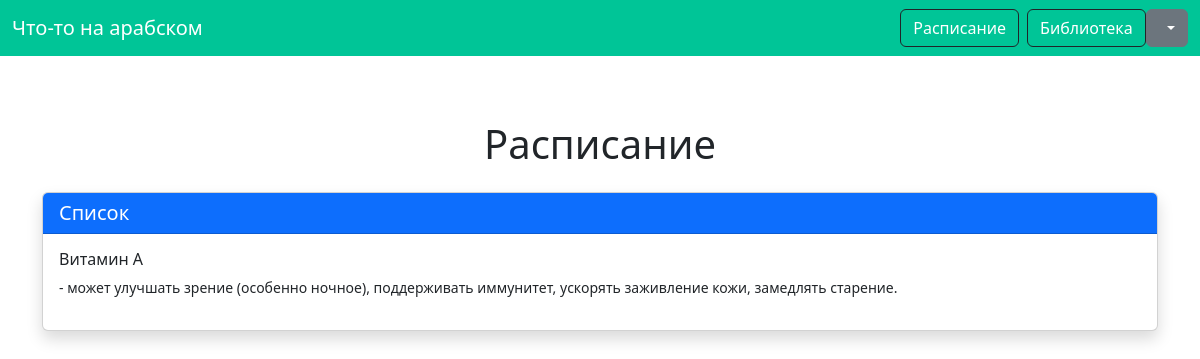
Before: /api/1/timetable with the older database file.
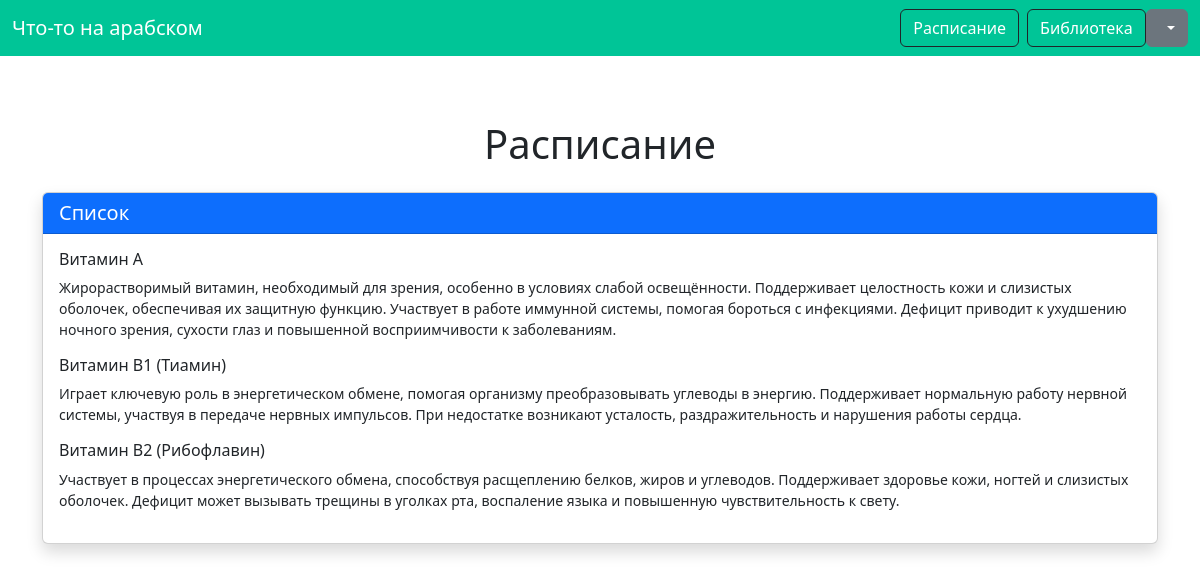
After: the same page with the newer database file.
### models.py (models this page shows)
class Supplements(db.Model):
    id = db.Column(db.Integer, primary_key=True)
    name = db.Column(db.String(100), nullable=False)
    description = db.Column(db.String(1000), nullable=False, default=False)
    time = db.Column(db.String(80), nullable=False)

### app.py (the view)
@app.route('/api/<int:id>/timetable')
def prof(id):
    user = Users.query.filter_by(id=id).first()
    present_user(user)
    notes = presentsup(id)
    return render_template('timetable.html', error = '', user=user, notes=notes, user_id=id)

### app.py (called while the page is built)
def presentsup(id):
    supplements = db.session.query(Supplements)\
                  .join(User_Supplements)\
                  .filter(User_Supplements.user_id == id)\
                  .all()
    return [present_supplement(sup) for sup in supplements]

### presents.py (called while the page is built)
def present_supplement(supplement):
    return {
        "id": supplement.id,
        "name": supplement.name,
        "description": supplement.description,
        "time": supplement.time
    }

def present_user(user):
    return {
        'id': user.id,
        'name': user.name,
        'login': user.login,
    }

### templates/timetable.html
{% extends 'base.html' %}
{% block  content %}
<body>
 <div class="container py-5">
        <h1 class="text-center mb-4">Расписание</h1>
        <div class="list-container">
            <div class="card shadow">
                <div class="card-header bg-primary text-white">
                    <h5 class="card-title mb-0">Список</h5>
                </div>
                <div class="card-body">
                    {% for note in notes %}
                       <h6 class="card-title">{{ note['name'] }}</h6>
                        <p class="small">{{ note['description'] }}
                    {% endfor %}
                </div>
            </div>
        </div>
    </div>
</body>
{% endblock %}

### templates/base.html (shortened to what this page needs)
<!DOCTYPE html>
<html lang="en">
<head>
    <link href="https://cdn.jsdelivr.net/npm/bootstrap@5.3.3/dist/css/bootstrap.min.css" rel="stylesheet"
>
</head>
<body>
<nav style="background: #00C597;" class="navbar navbar-expand-lg" data-bs-theme="dark">
  <div class="container-fluid">
    <a class="navbar-brand" href="#">Что-то на арабском</a>
    <div class="collapse navbar-collapse" id="navbarSupportedContent">
      <ul class="navbar-nav ms-auto mb-2 mb-lg-0">
        <li class="nav-item">
          <a href="/api/{{ user_id }}/timetable" class="btn btn-dark me-2" style="background: #00C597;">Расписание</a>
        </li>
        <li class="nav-item">
          <a href="/api/{{ user_id }}/library" class="btn btn-dark" style="background: #00C597;">Библиотека</a>
        </li>
        <li>
          <div class="btn-group">
          <button type="button" class="btn btn-secondary dropdown-toggle" data-bs-toggle="dropdown" data-bs-display="static" aria-expanded="false">
           </button>
        </div>
        </li>
      </ul>
    </div>
  </div>
</nav>
{% block content %}
{% endblock %}
</body>
</html>

Changed rows visible on the page:
changed Supplements "Витамин A": description "- может улучшать зрение (особенно ночное), поддерживать иммунитет, ускорять заживление кожи, замедлять старение." → "Жирорастворимый витамин, необходимый для зрения, особенно в условиях слабой освещённости. Поддерживает целостность кожи и слизистых оболочек, обеспечивая их защитную функцию. Участвует в работе иммунной системы, помогая бороться с инфекциями. Дефицит приводит к ухудшению ночного зрения, сухости глаз и повышенной восприимчивости к заболеваниям."
added Supplements: name "Витамин B1 (Тиамин)", description "Играет ключевую роль в энергетическом обмене, помогая организму преобразовывать углеводы в энергию. Поддерживает нормальную работу нервной системы, участвуя в передаче нервных импульсов. При недостатке возникают усталость, раздражительность и нарушения работы сердца."
added Supplements: name "Витамин B2 (Рибофлавин)", description "Участвует в процессах энергетического обмена, способствуя расщеплению белков, жиров и углеводов. Поддерживает здоровье кожи, ногтей и слизистых оболочек. Дефицит может вызывать трещины в уголках рта, воспаление языка и повышенную чувствительность к свету."
